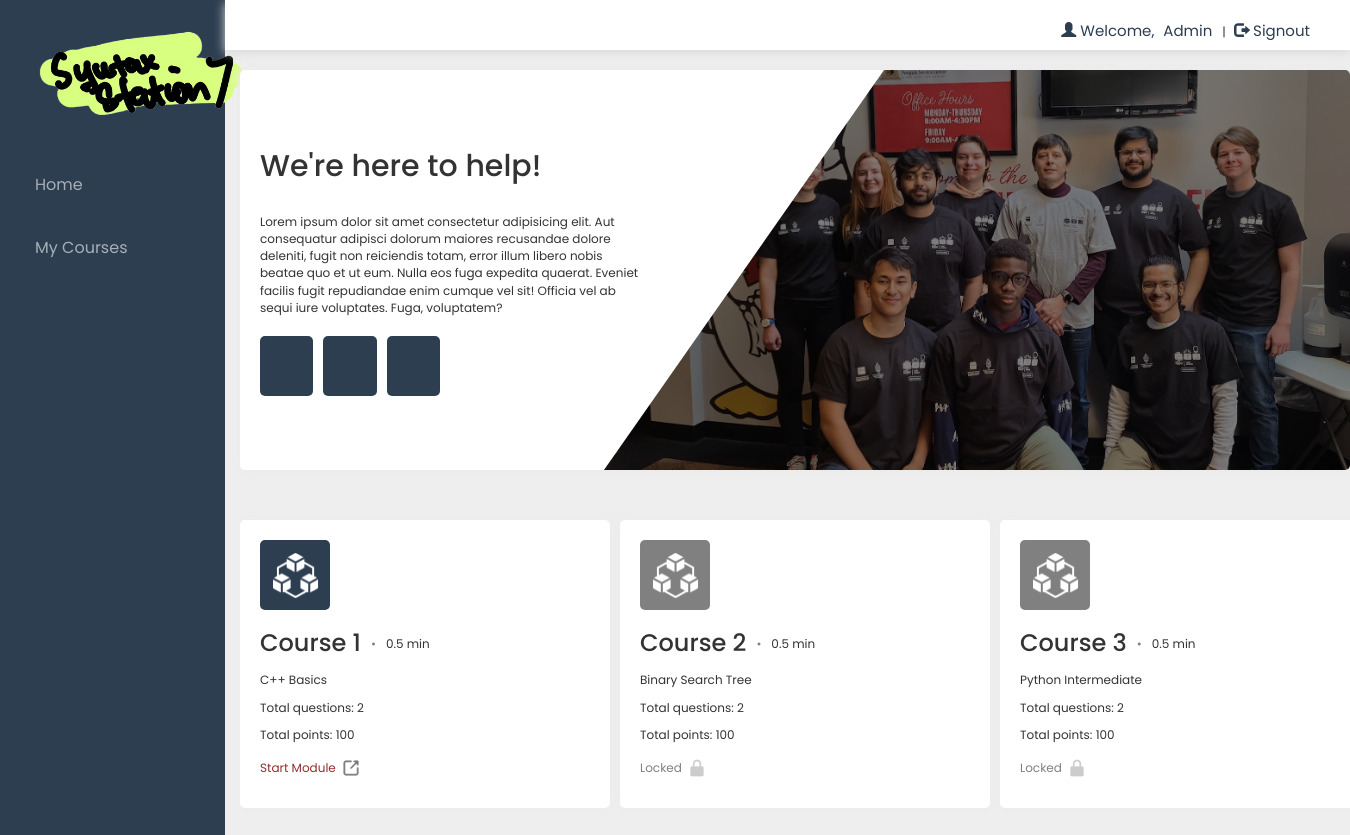
The app's page /account.php?q=1 (signed in), older data.
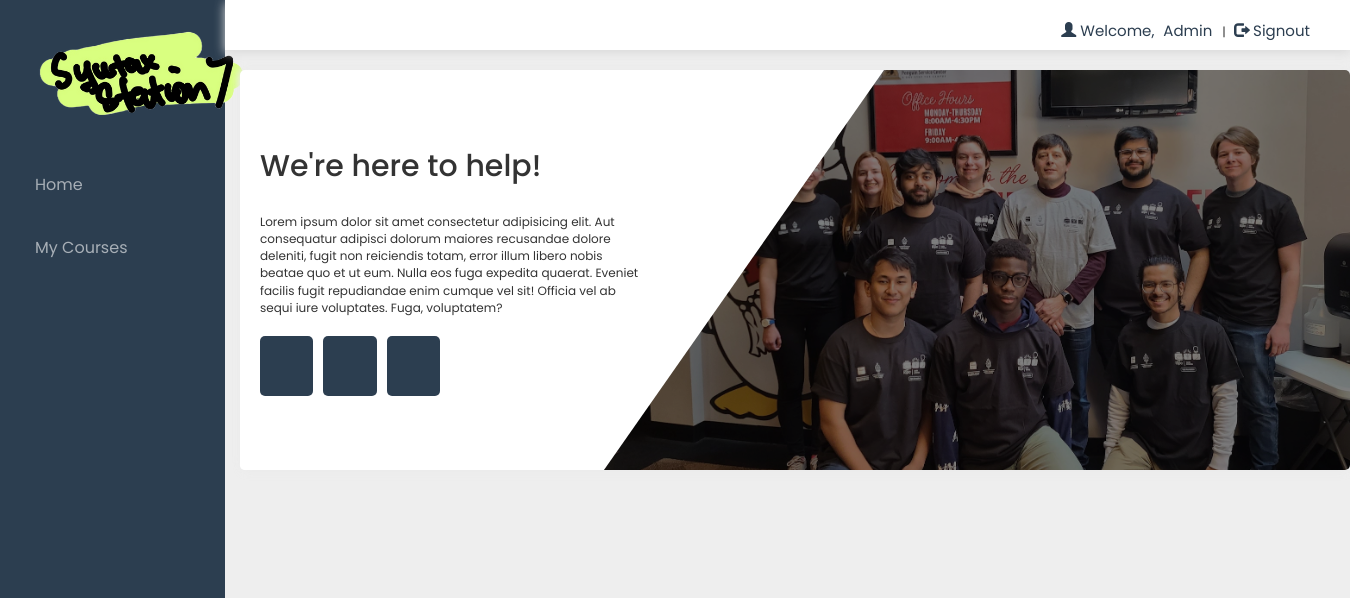
The same page, newer data.
### tables this page shows
CREATE TABLE `quiz` (
  `eid` text NOT NULL,
  `title` varchar(100) NOT NULL,
  `sahi` int(11) NOT NULL,
  `total` int(11) NOT NULL,
  `time` decimal(2,1) NOT NULL,
  `intro` text NOT NULL,
  `date` timestamp NOT NULL DEFAULT current_timestamp() ON UPDATE current_timestamp(),
  `email` varchar(50) DEFAULT NULL
);

### account.php (the view, shortened to what the changed rows need)
<!DOCTYPE html>
<html>
<head>
    <link href="https://cdn.jsdelivr.net/npm/bootstrap@5.2.0-beta1/dist/css/bootstrap.min.css" rel="stylesheet">
    <link rel="stylesheet" href="css/bootstrap.min.css" />
    <link rel="stylesheet" href="css/bootstrap-theme.min.css" />
    <link rel="stylesheet" href="css/main.css">
    <link rel="stylesheet" href="css/font.css">
    <link rel="stylesheet" href="https://unpkg.com/swiper@8/swiper-bundle.min.css" />
</head>
<body>
    <div class="container-fluid">
        <div class="leftNavBar">
            <div class="row g-0 flex-nowrap">
                <div class="container col-lg-10" style="padding: 0 !important; margin: 0 !important;">
                            <?php
                            include_once 'dbConnection.php';
                            ?>
                    <div class="bg">
                        <div class="container ">
                            <div class="row">
                                <div class="col-lg-12">
                                    <div class="page-content">
                                        <?php if (@$_GET['q'] == 1) {
                                            echo '
                                            <div class="info">
                                                <div class="left-content">
                                                    <div class="inner">
                                                        <h2>We\'re here to help!</h5>
                                                            <p class="content">Lorem ipsum dolor sit amet consectetur adipisicing elit. Aut
                                                                consequatur adipisci dolorum maiores recusandae dolore deleniti, fugit non
                                                                reiciendis totam, error illum libero nobis beatae quo et ut eum. Nulla eos fuga
                                                                expedita quaerat. Eveniet facilis fugit repudiandae enim cumque vel sit! Officia vel
                                                                ab sequi iure voluptates. Fuga, voluptatem?
                                                            </p>
                                                            <div class="plaques">
                                                                <div class="item">
                                                                </div>
                                                                <div class="item">
                                                                </div>
                                                                <div class="item">
                                                                </div>
                                                            </div>
                                                    </div>
                                                </div>
                                            </div>
                                            ';
                                            $result = mysqli_query($con, "SELECT * FROM quiz ORDER BY date") or die('Error');
                                            $c = 1;
                                            $user_email = $_SESSION['email'];
                                        ?>
                                        <?php
                                            echo '<div class="swiper">
                                                <div class="swiper-wrapper">
                                                    ';
                                            while ($row = mysqli_fetch_array($result)) {
                                                $title = $row['title'];
                                                $total = $row['total'];
                                                $sahi = $row['sahi'];
                                                $time = $row['time'];
                                                $eid = $row['eid'];
                                                $query = mysqli_query($con, "SELECT moduleNum FROM user_progress WHERE email='$user_email'") or die('Error98');
                                                $moduleNum = mysqli_fetch_assoc($query);
                                                if ($c - 1 <= $moduleNum['moduleNum']) {
                                                    echo '
                                                        <div class="swiper-slide">
                                                            <div class="module-container active">
                                                                <div class="icon"></div>
                                                                <div class="module-heading">
                                                                    <h3 class="mx-0 my-0">Course ' . $c++ . '</h3>
                                                                    <span>•</span>
                                                                    <p class="mx-0 my-0 py-0 px-0">' . $time . ' min</p>
                                                                </div>
                                                                <div class="description">
                                                                    <p class="mx-0 my-0 py-2">' . $title . '</p>
                                                                </div>
                                                                <div class="details">
                                                                    <p class="mx-0 my-0 py-2">Total questions: ' . $total . '</p>
                                                                    <p class="mx-0 my-0 py-2">Total points: ' . $sahi * $total . '</p>
                                                                </div>
                                                                <div class="button py-3">
                                                                    <a class="me-2 my-0" href="account.php?q=quiz&step=1&eid=' . $eid . '&moduleNum=' . ($c - 1) . '&time=' . $time . '" style="color: #922e2e;">Start Module</a>
                                                                    <img src="./images/eva_external-link-outline.png" alt="" width="20">
                                                                </div>
                                                            </div>
                                                        </div>
                                                        ';
                                                }
                                                else {
                                                    echo '
                                                        <div class="swiper-slide">
                                                            <div class="module-container inactive">
                                                                <div class="icon"></div>
                                                                <div class="module-heading">
                                                                    <h3 class="mx-0 my-0">Course ' . $c++ . '</h3>
                                                                    <span>•</span>
                                                                    <p class="mx-0 my-0 py-0 px-0">' . $time . ' min</p>
                                                                </div>
                                                                <div class="description">
                                                                    <p class="mx-0 my-0 py-2">' . $title . '</p>
                                                                </div>
                                                                <div class="details">
                                                                    <p class="mx-0 my-0 py-2">Total questions: ' . $total . '</p>
                                                                    <p class="mx-0 my-0 py-2">Total points: ' . $sahi * $total . '</p>
                                                                </div>
                                                                <div class="button py-3">
                                                                    <span class="me-2 my-0" href="" style="color: grey;">Locked</span>
                                                                    <img src="./images/bxs_lock-alt.png" alt="" width="20">
                                                                </div>
                                                            </div>
                                                        </div>';
                                                }
                                            }
                                            echo '
                                                </div>
                                                <div class="swiper-pagination"></div>
                                                <div class="swiper-button-prev"></div>
                                                <div class="swiper-button-next"></div>';
                                        }
                                        ?>
                                    </div>
                                </div>
                            </div>
                        </div>
                    </div>
                </div>
            </div>
        </div>
    </div>
</body>
</html>

Row changes from the older to the newer data that the page shows:
removed quiz: time "0.5", title "C++ Basics", total "2", $sahi * $total "100"
removed quiz: time "0.5", title "Binary Search Tree", total "2", $sahi * $total "100"
removed quiz: time "0.5", title "Python Intermediate", total "2", $sahi * $total "100"
